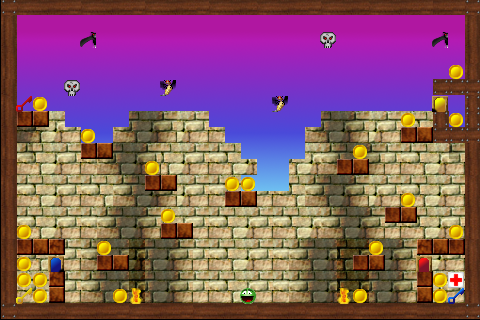

This is a level from a 2D game, rendered from its Tiled map with the project's own tilesets. A one-line summary and the map file follow, with tile-layer data summarised:
An orthogonal 30x20 tile map with 16x16 px tiles, 3 tile layers (background, maze, sprites), 2 tilesets.

<map version="1.0" orientation="orthogonal" width="30" height="20" tilewidth="16" tileheight="16">
 <tileset firstgid="1" name="tileset01-18x18#256x256" tilewidth="18" tileheight="18">
  <image source="tileset01-18x18#256x256.png" width="256" height="256" />
 </tileset>
 <tileset firstgid="197" name="sprites-tileset" tilewidth="16" tileheight="16">
  <image source="sprites-tileset.png" width="192" height="64" />
 </tileset>
 <layer name="background" width="30" height="20">
  <data>[600 cells, 504 non-empty, 38 distinct tile ids]</data>
 </layer>
 <layer name="maze" width="30" height="20">
  <data>[600 cells, 131 non-empty, 13 distinct tile ids]</data>
 </layer>
 <layer name="sprites" width="30" height="20">
  <data>[600 cells, 39 non-empty, 13 distinct tile ids]</data>
 </layer>
</map>